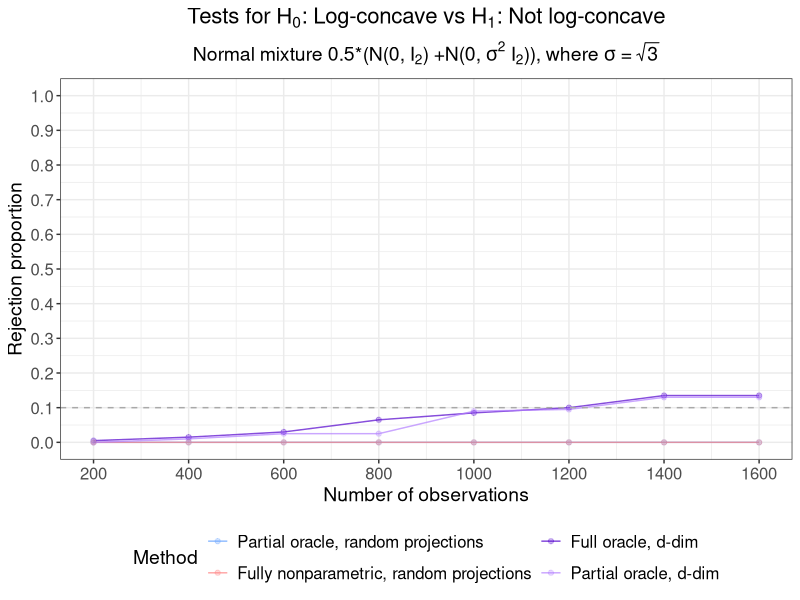

Write R code to recreate this figure.
# Create Figure XX in main paper.
# Plot results for tests of
# H_0: log-concave versus H_1: not log-concave.
# Density is 0.5*N(0, I_2) + 0.5*N(0, sigma^2 I_2), where sigma = sqrt(3).
# Density is not LC, but 1-d projections are LC.

suppressMessages(library(data.table))
suppressMessages(library(tidyverse))

# Create theme
paper_theme <- theme_bw() +
  theme(plot.title = element_text(hjust = 0.5, size = 16),
        plot.subtitle = element_text(hjust = 0.5, size = 14),
        legend.title = element_text(size = 14),
        axis.title = element_text(size = 14),
        legend.text = element_text(size = 12),
        axis.text = element_text(size = 12),
        strip.text = element_text(size = 12),
        panel.spacing = unit(1.2, "lines"))

# Read in data
full_oracle_ddim <- fread("sim_data/new_example/full_oracle_ddim.csv") %>% 
  dplyr::mutate(Method = "Full oracle, d-dim")

partial_oracle_ddim <- fread("sim_data/new_example/partial_oracle_ddim.csv") %>% 
  dplyr::mutate(Method = "Partial oracle, d-dim")

partial_oracle_randproj <- fread("sim_data/new_example/partial_oracle_randproj.csv") %>% 
  dplyr::mutate(Method = "Partial oracle, random projections")

fully_NP_randproj <- fread("sim_data/new_example/fully_NP_randproj.csv") %>% 
  dplyr::mutate(Method = "Fully nonparametric, random projections")

# Combine results
results <- rbind(full_oracle_ddim, partial_oracle_ddim, 
                 partial_oracle_randproj, fully_NP_randproj,
                 fill = TRUE)

# Get rejection proportion at each combination
reject_df <- results %>% 
  dplyr::mutate(reject_prop = n_reject / n_sim)

# Check parameters
stopifnot(unique(full_oracle_ddim$B) == 100,
          unique(partial_oracle_ddim$B) == 100,
          unique(partial_oracle_randproj$B) == 100,
          unique(fully_NP_randproj$B) == 100,
          unique(partial_oracle_randproj$n_proj == 100),
          unique(fully_NP_randproj$n_proj == 100),
          unique(reject_df$n_sim) == 200)

######################
##### Plot power #####
######################

# Plot rejection proportions
reject_props <- reject_df %>% 
  dplyr::mutate(Method = factor(Method,
                         levels = c("Partial oracle, random projections",
                                    "Fully nonparametric, random projections",
                                    "Full oracle, d-dim",
                                    "Partial oracle, d-dim"),
                         labels = c("Partial oracle, random projections",
                                    "Fully nonparametric, random projections",
                                    "Full oracle, d-dim",
                                    "Partial oracle, d-dim"))) %>%
  ggplot(aes(x = n_obs, y = reject_prop)) +
  geom_line(aes(col = Method), alpha = 0.7) +
  geom_point(aes(col = Method), alpha = 0.3) +
  geom_hline(yintercept = 0.10, lty = "dashed", col = "darkgrey") +
  labs(x = "Number of observations", 
       y = "Rejection proportion",
       col = "Method",
       title = expression("Tests for H"[0]*
                            ": Log-concave vs H"[1]*": Not log-concave"),
       subtitle = expression("Normal mixture 0.5*(N(0,"~I[2]*") +"*
                             "N(0,"~sigma**2~I[2]*")), where"~sigma~"="~sqrt(3))) +
  scale_color_manual(values = c("#66a3ff", "#ff8080", 
                                "#5200cc", "#b380ff")) +
  paper_theme +
  theme(legend.position = "bottom") +
  guides(colour = guide_legend(nrow = 2)) +
  scale_x_continuous(breaks = seq(200, 1600, by = 200)) +
  scale_y_continuous(limits = c(0, 1), breaks = seq(0, 1, by = 0.1))
  
######################
##### Save plots #####
######################

ggsave(plot = reject_props,
       filename = "sim_plots/new_example.pdf",
       width = 7, height = 5)
